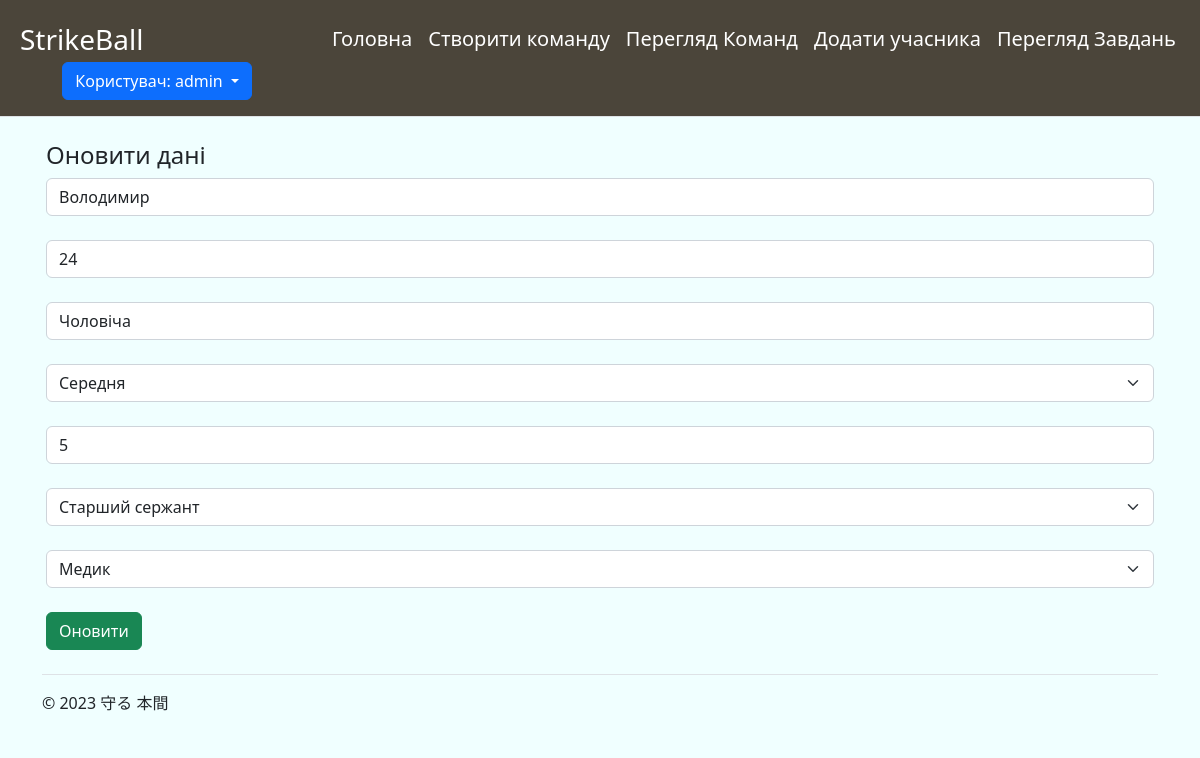
Screenshot of /updatesoldier/1/ (signed in) with the database file from the repository.
### main/models.py (models this page shows, shortened)
class soldier(models.Model):
    Name = models.CharField('Позивний', max_length=30)
    Age = models.IntegerField('Вік')
    Gender = models.CharField('Стать', max_length=30)
    EducationLevel = models.ForeignKey(educationlevel, on_delete=models.CASCADE)
    ServiceDuration = models.IntegerField('Тривалість служби')
    rank = models.ForeignKey(rank, on_delete=models.CASCADE)
    specialization = models.ForeignKey(specialization, on_delete=models.CASCADE)
    tasks = models.ManyToManyField(task, through='TaskAssignment')
    user = models.ForeignKey(User, on_delete=models.CASCADE)

class educationlevel(models.Model):
    EducationLevel = models.CharField('Рівень освіти', max_length=30)
    def __str__(self):
        return self.EducationLevel

### main/views.py (the view)
# urls.py: path('updatesoldier/<int:id>/', views.updatesoldier, name='updatesoldier'),
def updatesoldier(request, id):
    edit_soldier = soldier.objects.get(pk=id)
    form = soldierForm(request.POST or None, instance=edit_soldier)
    if request.method == 'POST':
        if form.is_valid():
            form.save()
            return redirect('viewmain')
    if request.method == 'GET':
        soldrank = rank.objects.all()
        soldspec = specialization.objects.all()
        return render(request, 'main/updatesoldier.html', {'form': form , 'ranks': soldrank, 'specializations': soldspec})

### main/forms.py
class soldierForm(ModelForm):
    class Meta:
        model = soldier
        fields = ["Name", "Age", "Gender", "EducationLevel", "ServiceDuration", "rank", "specialization"]
        widgets = {
            "Name": TextInput(attrs={
                'class': 'form-control',
                'placeholder': 'Позивний'
            }),
            "Age": NumberInput(attrs={
                'class': 'form-control',
                'placeholder': 'Вік'
            }),
            "Gender": TextInput(attrs={
                'class': 'form-control',
                'placeholder': 'Стать'
            }),
            "EducationLevel": Select(attrs={
                'class': 'form-select',
                'placeholder': 'Рівень освіти'
            }),
            "ServiceDuration": NumberInput(attrs={
                'class': 'form-control',
                'placeholder': 'Тривалість служби'
            }),
            "rank": Select(attrs={
                'class': 'form-select',
                'placeholder': 'Ранг'
            }),
            "specialization": Select(attrs={
                'class': 'form-select',
                'placeholder': 'Спеціалізація'
            }),
        }

### main/models.py (called while the page is built)
    def __str__(self):
        return self.Rank

    def __str__(self):
        return self.Specialization

### main/templates/main/updatesoldier.html (shortened to what this page needs)
{%extends 'main/base.html'%}
{% block content %}
    <h4>Оновити дані</h4>
    <form method="post">
        {{ form.Name }}<br>
        {{ form.Age }}<br>
        {{ form.Gender }}<br>
        {{ form.EducationLevel }}<br>
        {{ form.ServiceDuration }}<br>
        {{ form.rank }}<br>
        {{ form.specialization }}<br>
        <button type="submit" class="btn btn-success">Оновити</button>
    </form>
{% endblock %}

### main/templates/main/base.html (shortened to what this page needs)
<!doctype html>
<html lang="uk">
<head>
    <link rel="stylesheet" href="https://cdn.jsdelivr.net/npm/bootstrap@5.2.3/dist/css/bootstrap.min.css">
</head>
<body style="background-color: azure">
<div>
    <div>
    <header class="d-flex flex-wrap align-items-center justify-content-center justify-content-md-between py-3 mb-4 border-bottom" style="background-color: #4B453A">
    <p class="text-start text-white fs-3 w-25 align-center mb-0" style="margin-left: 20px;">StrikeBall</p>
        {% if user.is_authenticated %}
            <ul class="nav col-12 col-md-auto mb-2 container mb-md-0 fs-5">
        <li><a href="{% url 'home' %}" class="nav-link px-2 link-secondary text-white">Головна</a></li>
          <li><a href="{% url 'viewmain' %}" class="nav-link px-2 link-secondary text-white">Створити команду</a></li>
      <li><a href="{% url 'viewteam' %}" class="nav-link px-2 link-secondary text-white">Перегляд Команд</a></li>
          <li><a href="{% url 'createSoldier' %}" class="nav-link px-2 link-secondary text-white">Додати учасника</a></li>
          <li><a href="{% url 'viewtask' %}" class="nav-link px-2 link-secondary text-white">Перегляд Завдань</a></li>
      </ul>
            <div class="col-md-2 text-end w-25 pe-5" >
                <div class="dropdown">
  <button class="btn btn-primary dropdown-toggle" type="button" id="dropdownMenuButton" data-toggle="dropdown" aria-haspopup="true" aria-expanded="false">
    Користувач: {{ user }}
  </button>
</div>
        {% else %}
                 <ul class="nav container col-md-4">
                     </ul>
            <a href="{% url 'loginform' %}" type="button" class="btn btn-primary me-2">Вхід</a>
            <a href="{% url 'registerform' %}" type="button" class="btn btn-primary me-5">Реєстрація</a>
            </div>
        {% endif %}
    </header>
  </div>
  </div>
 <div class="container px-3">
    {% block content %}{% endblock %}
     </div>
<div class="container">
  <footer class="d-flex flex-wrap justify-content-between align-items-center py-3 my-4 border-top">
    <div class="col-md-4 d-flex align-items-center">
      <span class="mb-3 mb-md-0 text-body-secondary">© 2023 守る 本間</span>
    </div>
  </footer>
</div>
</body>
</html>

### rows the page displays
soldier: Name "Володимир", Age "24", Gender "Чоловіча", ServiceDuration "5", rank "Старший сержант", specialization "Медик"
educationlevel: EducationLevel "Середня"

### other values shown
{{ user }} "admin"
